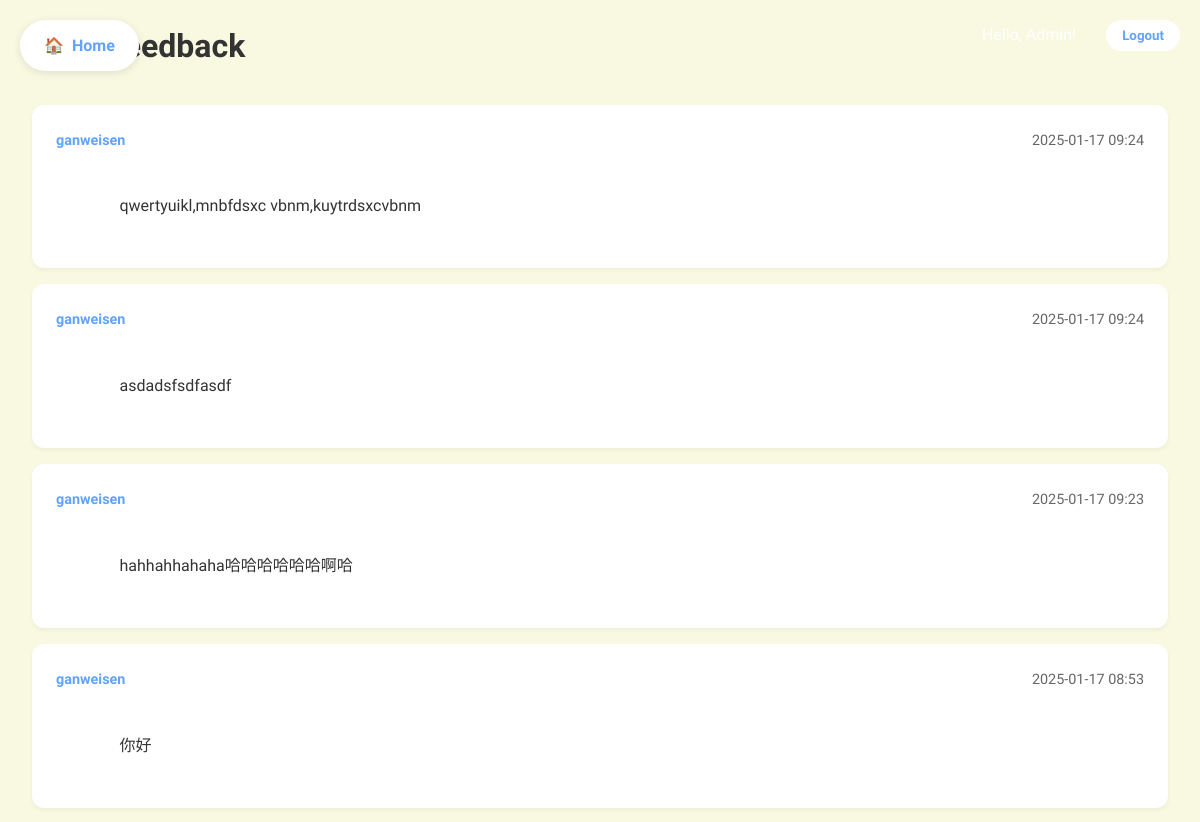
Page /admin/feedback (signed in, upper part) on the earlier database version.
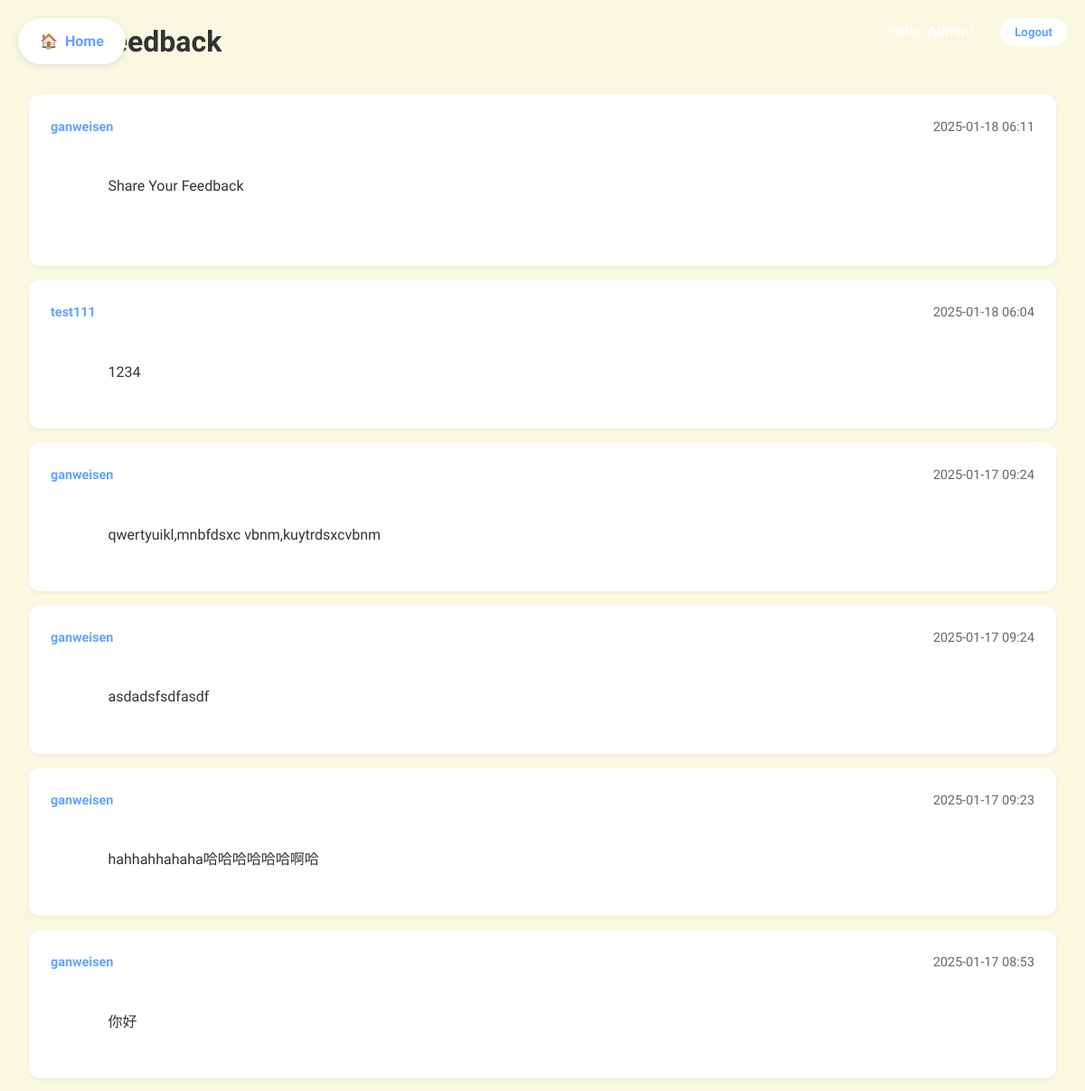
Same page on the later database version.
### models.py (models this page shows, shortened)
class Feedback(db.Model):
    id = db.Column(db.Integer, primary_key=True)
    content = db.Column(db.Text, nullable=False)
    created_at = db.Column(db.DateTime, default=db.func.current_timestamp())
    user_id = db.Column(db.Integer, db.ForeignKey('user.id'), nullable=False)

class User(UserMixin, db.Model):
    id = db.Column(db.Integer, primary_key=True)
    email = db.Column(db.String(120), unique=True, nullable=False)
    password_hash = db.Column(db.String(128))
    name = db.Column(db.String(64))
    is_admin = db.Column(db.Boolean, default=False)
    feedbacks = db.relationship('Feedback', backref='user', lazy=True)

### app.py (the view)
@app.route('/admin/feedback')
@login_required
def view_feedback():
    if not current_user.is_admin:
        flash('Access denied')
        return redirect(url_for('home'))
    feedbacks = Feedback.query.order_by(Feedback.created_at.desc()).all()
    return render_template('admin/feedback.html', feedbacks=feedbacks)

### app.py (called while the page is built)
@login_manager.user_loader
def load_user(user_id):
    return User.query.get(int(user_id))

### templates/admin/feedback.html (shortened to what this page needs)
{% extends "base.html" %}
{% block content %}
<div class="container">
    <h1 style="margin-bottom: 2rem;">User Feedback</h1>
    <div class="feedback-list">
        {% for feedback in feedbacks %}
        <div class="feedback-item">
            <div class="feedback-header">
                <span class="feedback-user">{{ feedback.user.name }}</span>
                <span class="feedback-date">{{ feedback.created_at.strftime('%Y-%m-%d %H:%M') }}</span>
            </div>
            <div class="feedback-content">
                {{ feedback.content }}
            </div>
        </div>
        {% endfor %}
    </div>
</div>
{% endblock %}

Differences in the rows shown:
added Feedback: user.name "ganweisen", created_at "2025-01-18 06:11", content "Share Your Feedback"
added Feedback: user.name "test111", created_at "2025-01-18 06:04", content "1234"
